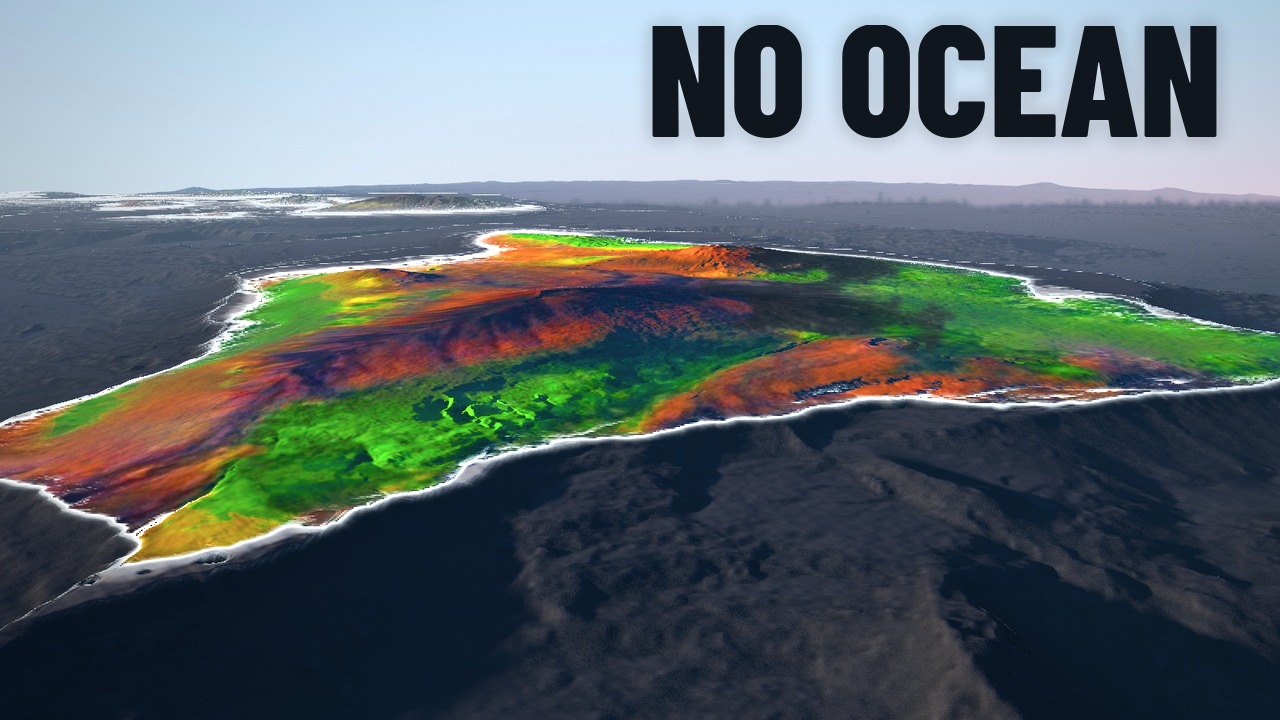
#> input picture channel/packaging/fix_noocean/cand_1.jpg, 1280 x 720 px
$ python metrics.py ../cand_1.jpg
#> lines starting #> are read from the running program, lines starting #| are printed output that depends on the picture
"""metrics.py IMG [...]: mean luma, p90, Hasler-Susstrunk colourfulness at full size and at 168x94, mean chroma (Lab) of the top-25% most chromatic pixels."""
import sys, numpy as np
from PIL import Image
def hs(a):
    r,g,b=a[...,0],a[...,1],a[...,2]; rg=r-g; yb=0.5*(r+g)-b
    return float(np.sqrt(rg.std()**2+yb.std()**2)+0.3*np.sqrt(rg.mean()**2+yb.mean()**2))
def m(p):
#> called with p = '../cand_1.jpg'
    im=Image.open(p).convert('RGB'); a=np.asarray(im).astype(np.float32)
#> in m, im is the input picture: PIL image 1280x720 RGB; mean R, G, B 90.9, 102.4, 106.9
    l=(a*[0.2126,0.7152,0.0722]).sum(-1)
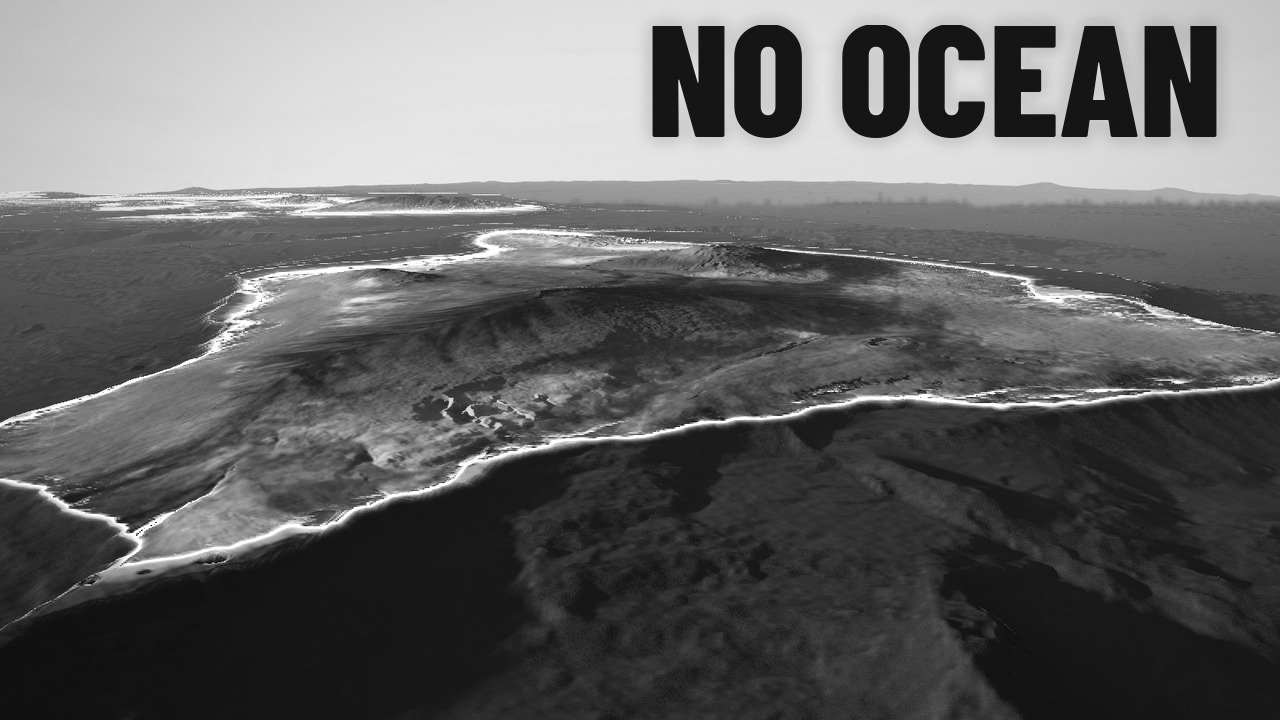
#> l: shape (720, 1280) float64; min 1.49, max 255, mean 100.3
    s=np.asarray(im.resize((168,94),Image.LANCZOS)).astype(np.float32)
    sm=np.asarray(im.resize((320,180),Image.BOX)).astype(np.float32); C=sm.max(-1)-sm.min(-1)
#> after `C = sm.max(-1) - sm.min(-1)`:
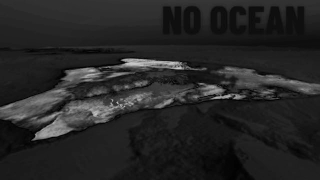
#> C: shape (180, 320) float32; min 0, max 201, mean 37.9
    return dict(luma=round(float(l.mean()),1),p90=round(float(np.percentile(l,90)),1),sd=round(float(l.std()),1),colorful=round(hs(a),1),colorful168=round(hs(s),1),
                chroma_top25=round(float(np.sort(C.ravel())[-C.size//4:].mean()),1))
#> in hs (call 2), `r, g, b = (a[..., 0], a[..., 1], a[..., 2])`:
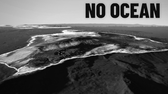
#> r: shape (94, 168) float32; min 0, max 255, mean 90.9
#> in hs (call 2), `r, g, b = (a[..., 0], a[..., 1], a[..., 2])`:
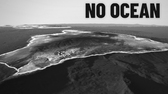
#> g: shape (94, 168) float32; min 0, max 251, mean 102.4
#> in hs (call 2), `r, g, b = (a[..., 0], a[..., 1], a[..., 2])`:
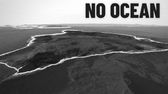
#> b: shape (94, 168) float32; min 1, max 254, mean 106.9
#> in hs (call 2), `rg = r - g`:
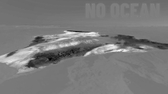
#> rg: shape (94, 168) float32; min -149, max 138, mean -11.5; drawn with min black and max white
#> in hs (call 2), `yb = 0.5 * (r + g) - b`:
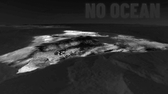
#> yb: shape (94, 168) float32; min -50, max 163.5, mean -10.2; drawn with min black and max white
if __name__=='__main__':
    for p in sys.argv[1:]: print(p.split('/')[-1], m(p))

$ run again, on channel/packaging/fix_noocean/cand_3.jpg
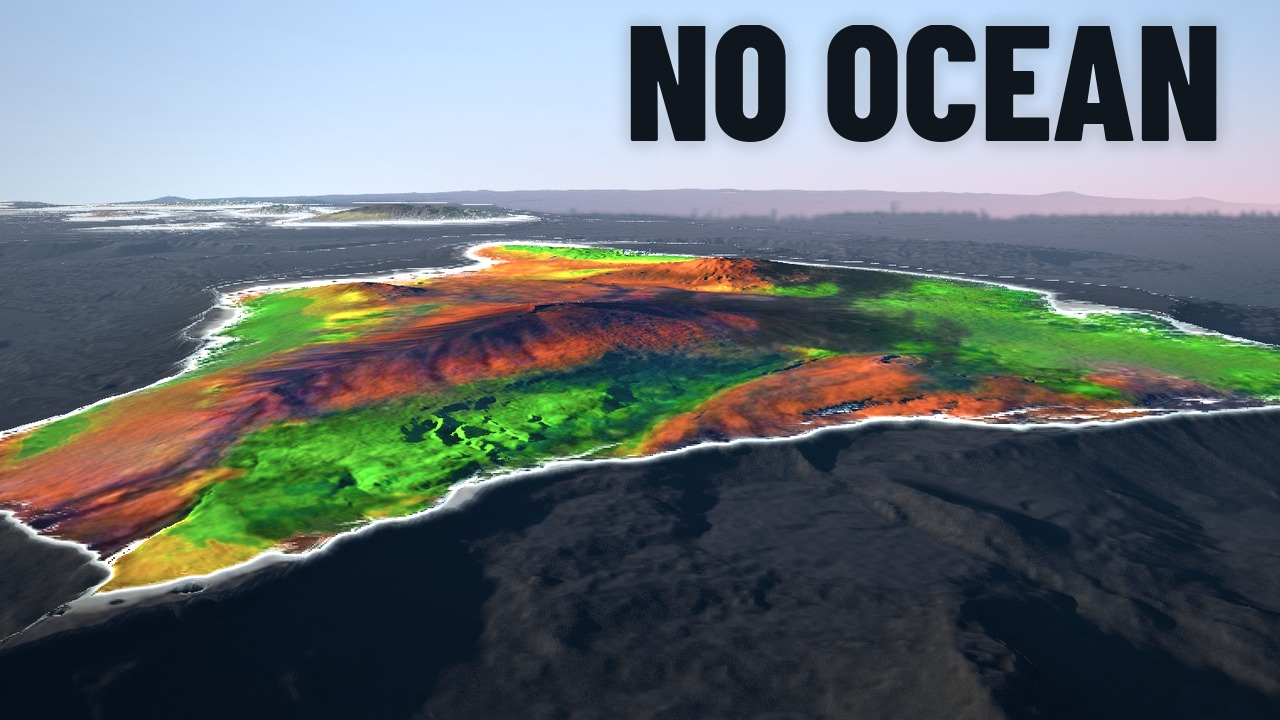
#> input picture channel/packaging/fix_noocean/cand_3.jpg, 1280 x 720 px
#> in m, im is the input picture: PIL image 1280x720 RGB; mean R, G, B 98.2, 107.9, 109.9
#> r: shape (94, 168) float32
#> g: shape (94, 168) float32
#> b: shape (94, 168) float32
#> in hs (call 2), `rg = r - g`:
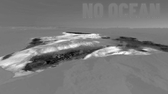
#> rg: shape (94, 168) float32; min -139, max 129, mean -9.7; drawn with min black and max white
#> in hs (call 2), `yb = 0.5 * (r + g) - b`:
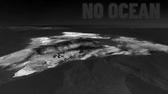
#> yb: shape (94, 168) float32; min -50, max 168.5, mean -6.8; drawn with min black and max white
